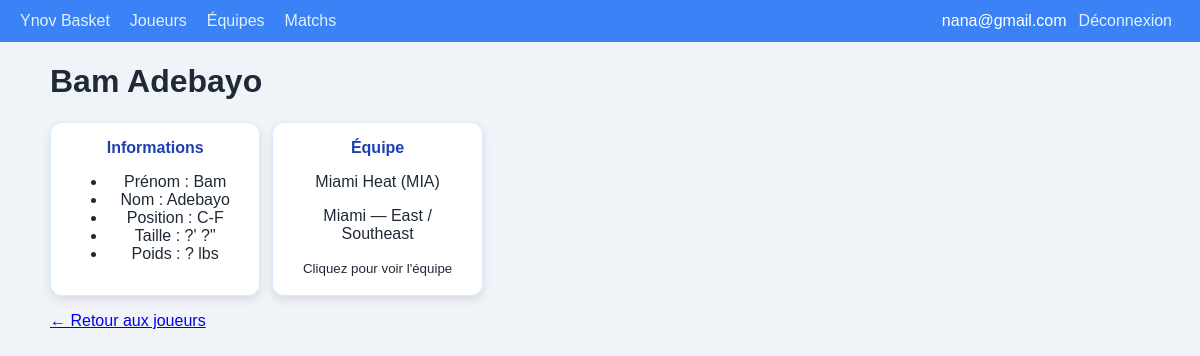
/player/4 (signed in), run on the app's committed database.
### app.py (models this page shows)
class Player(Base):
    __tablename__ = "players"
    id = Column(Integer, primary_key=True)  # même id que l’API
    first_name = Column(String(255))
    last_name = Column(String(255))
    team_id = Column(Integer, ForeignKey("teams.id"))
    position = Column(String(10))
    height = Column(String(50))
    weight = Column(String(50))
    updated_at = Column(DateTime, default=datetime.utcnow, onupdate=datetime.utcnow)
    team = relationship("Team")

class Team(Base):
    __tablename__ = "teams"
    id = Column(Integer, primary_key=True)  # même id que l’API
    abbreviation = Column(String(20))
    full_name = Column(String(255))
    city = Column(String(255))
    conference = Column(String(50))
    division = Column(String(50))
    updated_at = Column(DateTime, default=datetime.utcnow, onupdate=datetime.utcnow)

### app.py (the view, shortened to what this page needs)
@app.route("/player/<int:player_id>")
@login_required
def player_detail(player_id):
    with db_session() as s:
        p = s.get(Player, player_id)
        if p:
            payload = {
                "id": p.id,
                "first_name": p.first_name,
                "last_name": p.last_name,
                "position": p.position,
                "height": p.height,
                "weight": p.weight,
                "team": None
            }
            if p.team:
                payload["team"] = {
                    "id": p.team.id,
                    "full_name": p.team.full_name,
                    "abbreviation": p.team.abbreviation,
                    "city": p.team.city,
                    "conference": p.team.conference,
                    "division": p.team.division
                }
            return render_template("player.html", p=payload)

### app.py (called while the page is built)
def db_session():
    return SessionLocal()

def login_required(f):
    @wraps(f)
    def wrapper(*args, **kwargs):
        if "user" not in session:
            return redirect(url_for("login"))
        return f(*args, **kwargs)
    return wrapper

### templates/player.html
{% extends "base.html" %}
{% block content %}
<h1>{{ p["first_name"] }} {{ p["last_name"] }}</h1>
<div class="grid">
  <div class="card">
    <div class="title">Informations</div>
    <ul>
      <li>Prénom : {{ p["first_name"] }}</li>
      <li>Nom : {{ p["last_name"] }}</li>
      <li>Position : {{ p["position"] or "?" }}</li>
      <li>
        Taille :
        {{ p["height_feet"] or "?" }}' {{ p["height_inches"] or "?" }}"
      </li>
      <li>Poids : {{ p["weight_pounds"] or "?" }} lbs</li>
    </ul>
  </div>
  {% if p["team"]["id"] != 0 %}
    <a class="card" href="{{ url_for('team_detail', team_id=p["team"]["id"]) }}">
  {% else %}
    <div class="card">
  {% endif %}
      <div class="title">Équipe</div>
      <p>{{ p["team"]["full_name"] }} ({{ p["team"]["abbreviation"] }})</p>
      <p>{{ p["team"]["city"] }} — {{ p["team"]["conference"] }} / {{ p["team"]["division"] }}</p>
      {% if p["team"]["id"] != 0 %}
        <small>Cliquez pour voir l'équipe</small>
      {% endif %}
  {% if p["team"]["id"] != 0 %}
    </a>
  {% else %}
    </div>
  {% endif %}
</div>
<p><a href="{{ url_for('players') }}">← Retour aux joueurs</a></p>
{% endblock %}

### static/style.css (style rules this page uses)
body { font-family: Arial, sans-serif; margin: 0; background: #f0f4f8; color: #1f2937; }
.grid { display: grid; grid-template-columns: repeat(auto-fill, minmax(200px, 1fr)); gap: 12px; margin-top: 12px; }
.card { background: white; padding: 16px; border-radius: 12px; box-shadow: 0 4px 10px rgba(0, 0, 0, 0.1); text-align: center; text-decoration: none; color: inherit; border: 1px solid #dbeafe; transition: transform 0.15s ease, box-shadow 0.15s ease; }
.title { font-weight: 600; margin-bottom: 6px; color: #1e40af; }

### data on the page
Player: first_name "Bam", last_name "Adebayo", position "C-F"
Team: team.full_name "Miami Heat", team.abbreviation "MIA", team.city "Miami", team.conference "East", team.division "Southeast"

### other printed values
{{ session.get('user') }} "nana@gmail.com"
{{ p["height_feet"] or "?" }} "?"
{{ p["height_inches"] or "?" }} "?"
{{ p["weight_pounds"] or "?" }} "?"
